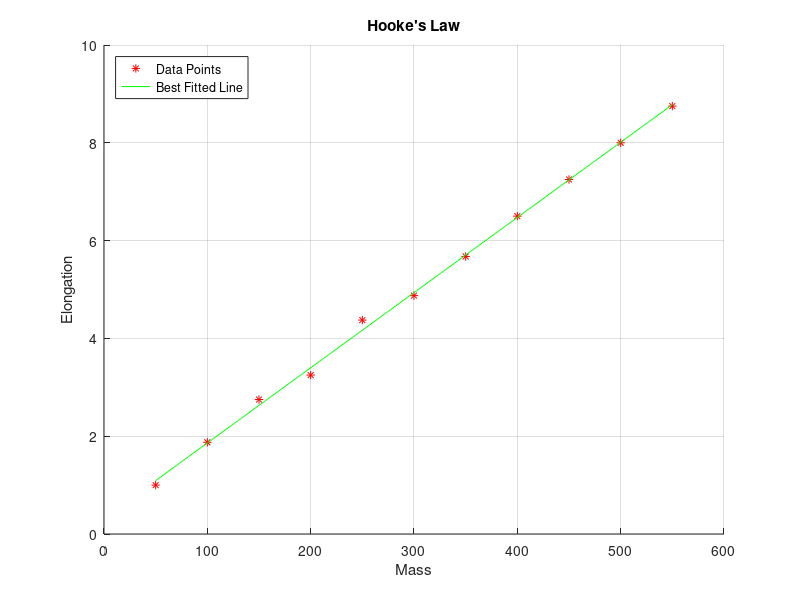

MATLAB code for this plot:
# Creating Vectors For X and Y Axises
Mass = (50:50:550);
Elongation = [1.000 1.875 2.750 3.250 4.375 4.875 5.675 6.500 7.250 8.000 8.750];

# Best Fitted Line Data
Model = polyfit(Mass, Elongation, 1); % Gives M and C of The Linear Graph
Mass_New = linspace(50, 550, 500);    % Calculate New Predicted Y Values For X For Best Fitted Line
Elongation_New = polyval(Model, Mass_New);

# Plot the Graph
figure(1);
hold on;
plot(Mass, Elongation, '*r');
xlabel('Mass');
ylabel('Elongation');
title("Hooke's Law");
plot(Mass_New, Elongation_New, '-g');
legend('Data Points', 'Best Fitted Line', 'Location', 'NorthWest'); % Should be at last after the plot commands
hold off;
grid on;
